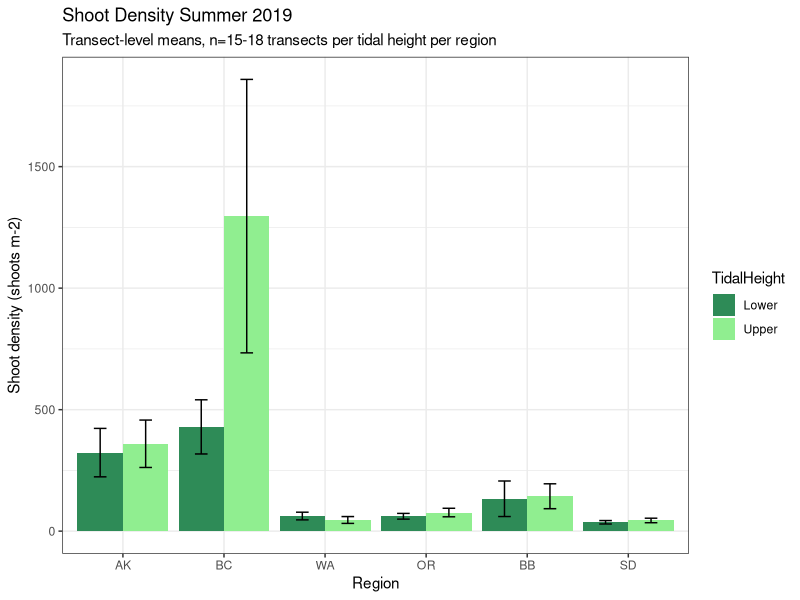
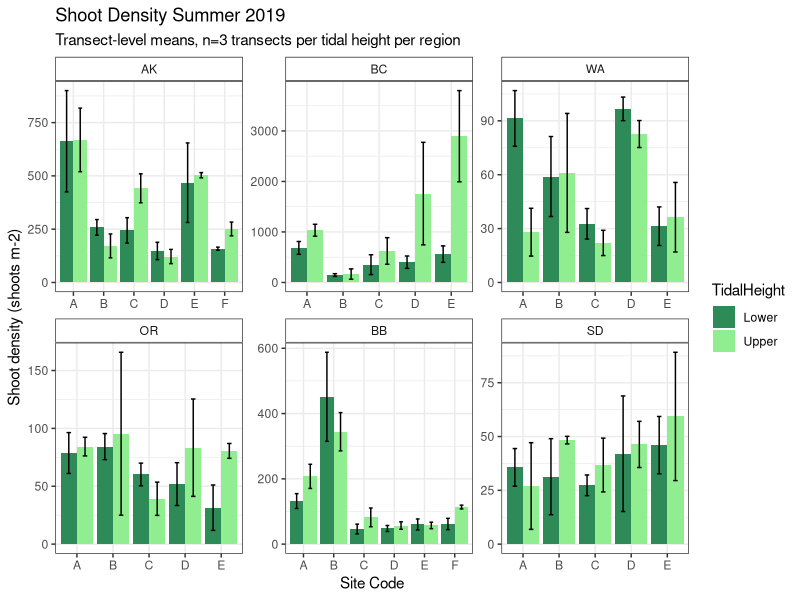
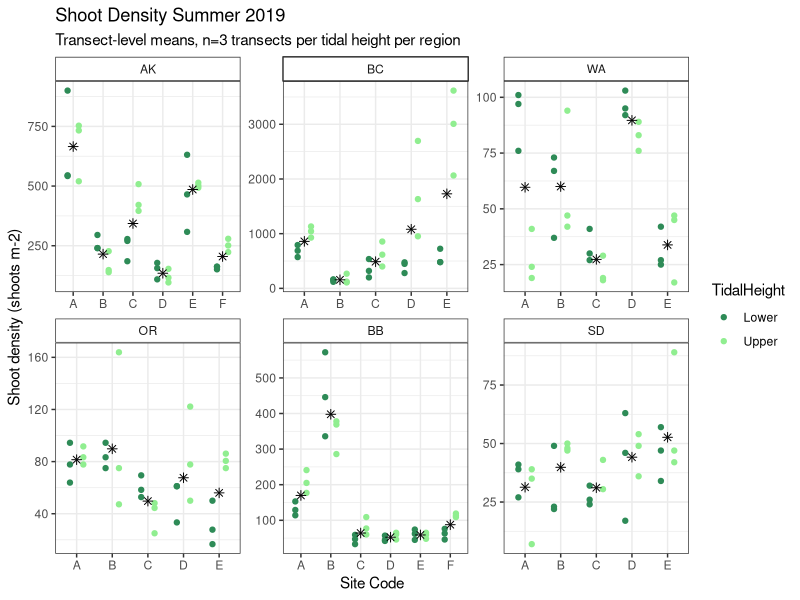
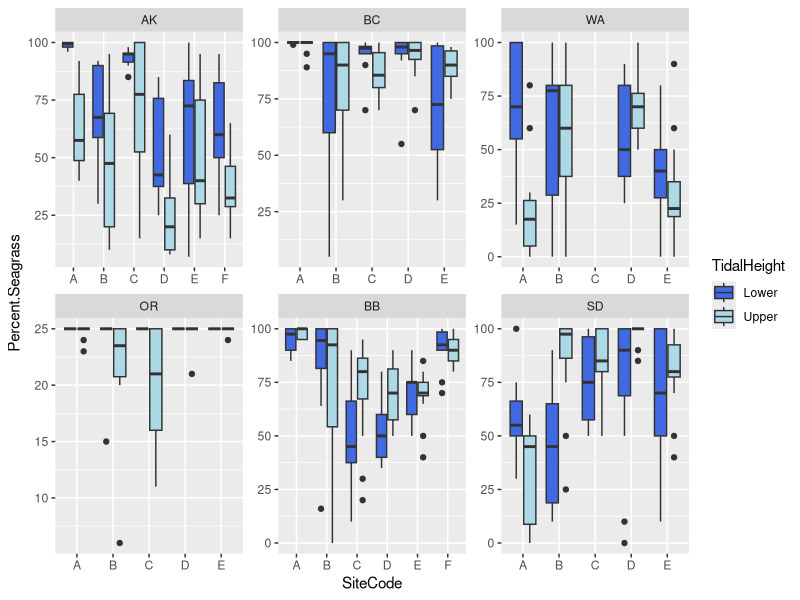

Generate these figures, in order, with R:
library(tidyverse)
library(ggplot2)
library(lubridate)

region_order1 <- c("Alaska","British Colubmia","Washington","Oregon","Bodega Bay","San Diego")
region_order2 <- c("AK","BC","WA","OR","BB","SD")

## read-in data

DenCov <- read.csv("DensityCover.csv")
DenCov <- DenCov%>%
  separate(col=TransectID,sep="_",c("SampleDate","Region","SiteCode","Transect"))
DenCov$TidalHeight <- ifelse(DenCov$Transect=="L4"|DenCov$Transect=="L5"|DenCov$Transect=="L6","Lower","Upper")
DenCov$Region <- ordered(DenCov$Region,levels=region_order2)

#summarize by transect (4 density measurements for each transect measurement)

DenCov1 <- DenCov%>%
  group_by(Region,SiteCode,TidalHeight,Transect)%>%
  summarise(Density.shoots.m2=mean(Density.shoots.m2,na.rm = TRUE))

Den_summ1 <- DenCov1%>%
  group_by(Region,TidalHeight)%>%
  summarise(Density=mean(Density.shoots.m2),sd=sd(Density.shoots.m2),
            se=sd/sqrt(length(Density.shoots.m2)))
ggplot(Den_summ1,aes(x=Region,y=Density,fill=TidalHeight))+geom_col(position = "dodge")+
  geom_errorbar(aes(ymax=Density+2*se,ymin=Density-2*se),position=position_dodge(width=0.9),width=0.25)+
  scale_fill_manual(values=c("seagreen4","lightgreen"))+
  xlab("Region")+
  ylab("Shoot density (shoots m-2)")+
  labs(title="Shoot Density Summer 2019",
       subtitle = "Transect-level means, n=15-18 transects per tidal height per region")+
  theme_bw()+
  theme(strip.background = element_rect(fill="white"))

Den_summ2 <- DenCov1 %>%
  group_by(Region,SiteCode,TidalHeight)%>%
  summarise(Density=mean(Density.shoots.m2),sd=sd(Density.shoots.m2),
            se=sd/sqrt(length(Density.shoots.m2)))
ggplot(Den_summ2,aes(x=SiteCode,y=Density,fill=TidalHeight))+geom_col(position = "dodge")+
  geom_errorbar(aes(ymax=Density+2*se,ymin=Density-2*se),position=position_dodge(width=0.9),width=0.25)+
  facet_wrap(~Region,scales = "free")+
  scale_fill_manual(values=c("seagreen4","lightgreen"))+
  xlab("Site Code")+
  ylab("Shoot density (shoots m-2)")+
  labs(title="Shoot Density Summer 2019",
       subtitle = "Transect-level means, n=3 transects per tidal height per region")+
  theme_bw()+
  theme(strip.background = element_rect(fill="white"))


ggplot(DenCov1,aes(x=SiteCode,y=Density.shoots.m2,color=TidalHeight))+geom_point(position=position_dodge(width=0.75))+
  stat_summary(fun.y=mean, geom="point", shape=8, size=2, color="black",
               position=position_dodge(width = 0.75),show.legend = FALSE)+
  facet_wrap(~Region,scales="free")+
  scale_color_manual(values=c("seagreen4","lightgreen"))+
  xlab("Site Code")+
  ylab("Shoot density (shoots m-2)")+
  labs(title="Shoot Density Summer 2019",
       subtitle = "Transect-level means, n=3 transects per tidal height per region")+
  theme_bw()+
  theme(strip.background = element_rect(fill="white"))

ggplot(DenCov,aes(x=SiteCode,y=Percent.Seagrass,fill=TidalHeight))+geom_boxplot()+
  facet_wrap(~Region,scales = "free")+
  scale_fill_manual(values=c("royal blue","light blue"))

